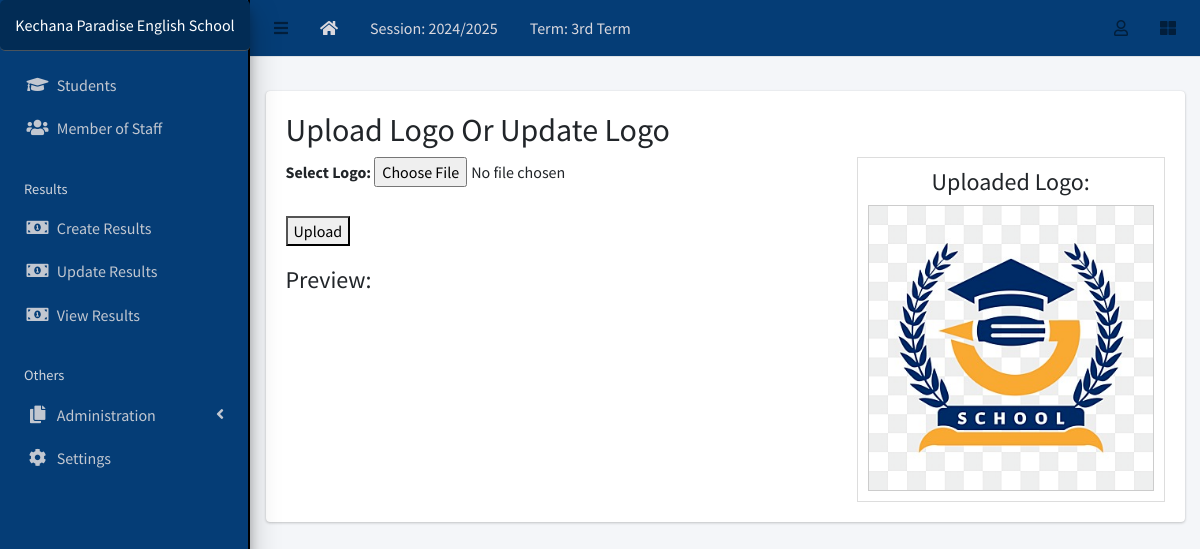
The app's page /upload_logo/ (signed in) with its own data.
### apps/corecode/models.py (models this page shows, shortened)
class AcademicSession(models.Model):
    name = models.CharField(max_length=200, unique=True)
    current = models.BooleanField(default=True)
    class Meta:
        ordering = ["-name"]

class AcademicTerm(models.Model):
    name = models.CharField(max_length=20, unique=True)
    current = models.BooleanField(default=True)
    class Meta:
        ordering = ["name"]

class SiteConfig(models.Model):
    key = models.SlugField()
    value = models.CharField(max_length=200)

### apps/corecode/views.py (the view)
# urls.py: path('upload_logo/', views.upload_logo, name='upload_logo'),
def upload_logo(request):
    file_url = None
    logo_instance = None
    if request.user.is_authenticated:
        logo_instance = Logo.objects.filter(uploaded_by=request.user.username).first()
    if request.method == 'POST':
        if request.FILES.get('logo'):
            logo = request.FILES['logo']
            if logo.content_type.startswith('image/'):  # Validate it's an image
                if logo_instance:
                    if logo_instance.image:
                        logo_instance.image.delete(save=False)  # Delete the old image file
                    logo_instance.delete()  # Delete the old logo instance
                logo_instance = Logo.objects.create(image=logo, uploaded_by=request.user.username if request.user.is_authenticated else "Anonymous")
                file_url = logo_instance.image.url  # Get the image URL from the model instance
    else:
        if logo_instance:
            file_url = logo_instance.image.url  # Get the existing image URL if available
    return render(request, 'corecode/upload_logo.html', {'file_url': file_url, 'logo_instance': logo_instance})

### apps/corecode/context_processors.py (called while the page is built)
def site_defaults(request):
    current_session = AcademicSession.objects.get(current=True)
    current_term = AcademicTerm.objects.get(current=True)
    vals = SiteConfig.objects.all()
    contexts = {
        "current_session": current_session.name,
        "current_term": current_term.name,
    }
    for val in vals:
        contexts[val.key] = val.value
    return contexts

### apps/corecode/templates/corecode/upload_logo.html (shortened to what this page needs)
{% extends 'base.html' %}
{% block content %}
<h2>Upload Logo  Or Update Logo</h2>
<div style="display: flex; justify-content: space-between; align-items: flex-start;">
    <div style="width: 60%;">
        <form method="post" enctype="multipart/form-data">
            <label for="logo">Select Logo:</label>
            <input type="file" name="logo" id="logo" accept="image/*" required onchange="previewLogo(event)">
            <br><br>
            <button type="submit">Upload</button>
        </form>
        <div style="margin-top: 20px;">
            <h4>Preview:</h4>
        </div>
    </div>
    <div style="width: 35%; text-align: center; border: 1px solid #ddd; padding: 10px;">
        <h4>Uploaded Logo:</h4>
        {% if file_url %}
            <img src="{{ file_url }}" alt="Uploaded Logo" style="max-width: 100%; height: auto; border: 1px solid #ccc;">
        {% else %}
            <p>No logo uploaded yet.</p>
        {% endif %}
    </div>
</div>
{% endblock %}

### templates/base.html (shortened to what this page needs)
{% load static %}
<!DOCTYPE html>
<html lang="en">
<head>
  <link rel="stylesheet" href="{% static 'plugins/fontawesome-free/css/all.min.css' %}">
  <link rel="stylesheet" href="{% static 'plugins/toastr/toastr.min.css' %}">
  <link rel="stylesheet"
    href="{% static 'plugins/overlayScrollbars/css/OverlayScrollbars.min.css' %}">
  <link rel="stylesheet" href="{% static 'plugins/Datatables/datatables.min.css' %}" />
  <link rel="stylesheet" href="{% static 'dist/css/adminlte.min.css' %}">
<link rel="stylesheet" href="https://cdn.datatables.net/buttons/2.2.3/css/buttons.dataTables.min.css" />
</head>
<body
  class="hold-transition sidebar-mini layout-fixed layout-navbar-fixed layout-footer-fixed">
  <div class="wrapper">
    <nav class="main-header navbar navbar-expand navbar-white navbar-light">
      <ul class="navbar-nav">
        <li class="nav-item">
          <a class="nav-link" data-widget="pushmenu" href="#" role="button"><i
              class="fas fa-bars"></i></a>
        </li>
        <li class="nav-item d-none d-sm-inline-block">
          <a href="{% url 'home' %} " class="nav-link" style="color: rgb(218, 216, 222);"><i class="fa fa-home"></i></a>
        </li>
        <li class="nav-item d-none d-sm-inline-block">
          <a href="{% url 'current-session' %}" class="nav-link" style="color: rgb(218, 216, 222);">Session: {{ current_session }}</a>
        </li>
        <li class="nav-item d-none d-sm-inline-block">
          <a href="{% url 'current-session' %}" class="nav-link" style="color: rgb(218, 216, 222);">Term: {{ current_term }}</a>
        </li>
      </ul>
      <ul class="navbar-nav ml-auto" style="color: rgb(218, 216, 222);">
        <li class="nav-item dropdown">
          <a class="nav-link" data-toggle="dropdown" href="#">
            <i class="far fa-user"></i>
          </a>
        </li>
        <li class="nav-item">
          <a class="nav-link" data-widget="control-sidebar" data-slide="true"
            href="#" role="button"><i class="fas fa-th-large"></i></a>
        </li>
      </ul>
    </nav>
    <aside class="main-sidebar sidebar-dark-primary elevation-4" >
      <a href="{% url 'home' %}" class="brand-link" style="background-color:rgb(2, 44, 85); color: white; padding: 13px; text-align: center; border-radius: 5px; font-size: 16px;">
        {{ school_name | default:"MySchool" }}
      </a>
      <div class="sidebar">
        <nav class="mt-2">
          <ul class="nav nav-pills nav-sidebar flex-column"
            data-widget="treeview" role="menu" data-accordion="false">
            <li class="nav-item">
              <a href="{% url 'student-list' %}" class="nav-link">
                <i class="nav-icon fas fa-graduation-cap"></i>
                <p>
                  Students
                </p>
              </a>
            </li>
            <li class="nav-item">
              <a href="{% url 'staff-list' %}" class="nav-link">
                <i class="nav-icon fas fa-users"></i>
                <p>
                  Member of Staff
                </p>
              </a>
            </li>
            <li class="nav-header">Results</li>
            <li class="nav-item">
              <a href="{% url 'create-result' %}" class="nav-link">
                <i class="nav-icon fas fa-money-bill-alt"></i>
                <p>
                  Create Results
                </p>
              </a>
            </li>
            <li class="nav-item">
              <a href="{% url 'edit-results' %}" class="nav-link">
                <i class="nav-icon fas fa-money-bill-alt"></i>
                <p>
                  Update Results
                </p>
              </a>
            </li>
            <li class="nav-item">
              <a href="{% url 'view-results' %}" class="nav-link">
                <i class="nav-icon fas fa-money-bill-alt"></i>
                <p>
                  View Results
                </p>
              </a>
            </li>
            <li class="nav-header">Others</li>
            <li class="nav-item has-treeview">
              <a href="#" class="nav-link">
                <i class="nav-icon fas fa-copy"></i>
                <p>
                  Administration
                  <i class="fas fa-angle-left right"></i>
                </p>
              </a>
            </li>
            <li class="nav-item">
              <a href="{% url 'configs' %}" class="nav-link">
                <i class="nav-icon fas fa-cog"></i>
                <p>
                  Settings
                </p>
              </a>
            </li>
          </ul>
        </nav>
      </div>
    </aside>
    <div class="content-wrapper">
      <section class="content-header">
      </section>
      <section class="content">
        <div class="container-fluid">
          <div class="row">
            <div class="col-md-12">
              {% block fullcard %}
              <div class="card">
                <div class="card-body">
                  <div class="row">
                    <div class="col">
                      {% block content %}
                      {% endblock content %}
                    </div>
                  </div>
                </div>
              </div>
              {% endblock fullcard %}
            </div>
          </div>
        </div>
      </section>
    </div>
  </div>
</body>
</html>

### templates/base.html (style rules this page uses)
.main-sidebar { background-color:rgb(5, 61, 118); border-right: 2px solid black; }
.main-header { background-color:rgb(5, 61, 118); color: rgb(218, 216, 222); }

### records on screen
AcademicSession: name "2024/2025"
AcademicTerm: name "3rd Term"
SiteConfig: value "Kechana Paradise English School"
